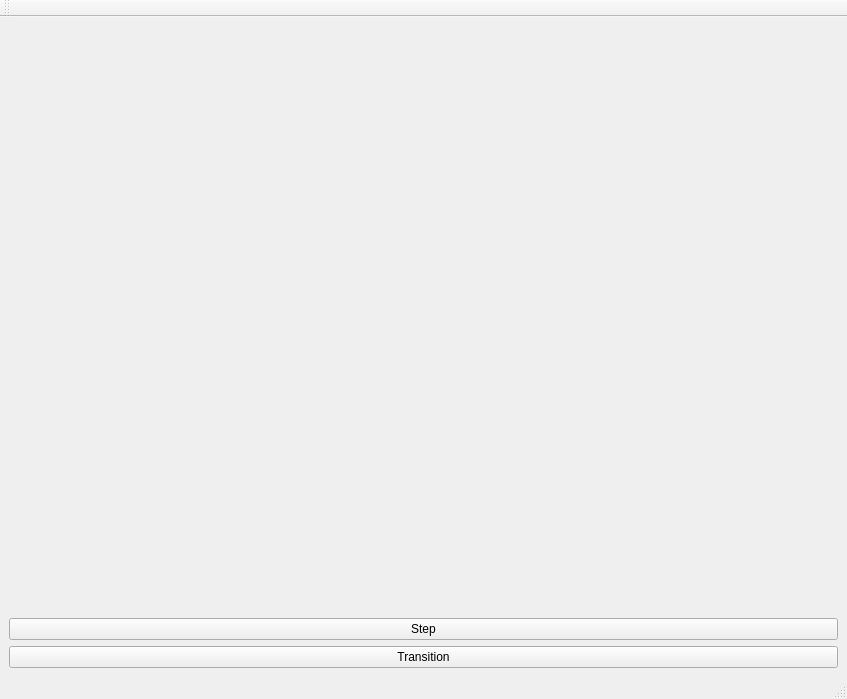
<?xml version="1.0" encoding="UTF-8"?>
<ui version="4.0">
 <class>MainWindow</class>
 <widget class="QMainWindow" name="MainWindow">
  <property name="geometry">
   <rect>
    <x>0</x>
    <y>0</y>
    <width>847</width>
    <height>699</height>
   </rect>
  </property>
  <property name="windowTitle">
   <string>Color spaces</string>
  </property>
  <widget class="QWidget" name="centralwidget">
   <layout class="QGridLayout" name="gridLayout_2">
    <item row="0" column="0">
     <layout class="QGridLayout" name="gridLayout" rowstretch="1">
      <item row="0" column="0">
       <widget class="QVTKWidget" name="qvtkWidget"/>
      </item>
     </layout>
    </item>
    <item row="1" column="0">
     <widget class="QPushButton" name="btnStep">
      <property name="text">
       <string>Step</string>
      </property>
     </widget>
    </item>
    <item row="2" column="0">
     <widget class="QPushButton" name="btnTransition">
      <property name="text">
       <string>Transition</string>
      </property>
     </widget>
    </item>
   </layout>
  </widget>
  <widget class="QMenuBar" name="menubar">
   <property name="geometry">
    <rect>
     <x>0</x>
     <y>0</y>
     <width>847</width>
     <height>20</height>
    </rect>
   </property>
  </widget>
  <widget class="QStatusBar" name="statusbar"/>
  <widget class="QToolBar" name="toolBar">
   <property name="windowTitle">
    <string>toolBar</string>
   </property>
   <attribute name="toolBarArea">
    <enum>TopToolBarArea</enum>
   </attribute>
   <attribute name="toolBarBreak">
    <bool>false</bool>
   </attribute>
  </widget>
  <action name="actionOpenImage">
   <property name="text">
    <string>Open Image</string>
   </property>
  </action>
  <action name="actionOpen_Grayscale_Image">
   <property name="text">
    <string>Open As Grayscale Image</string>
   </property>
  </action>
  <action name="actionOpen_RGBDI_Image">
   <property name="text">
    <string>Open As RGBDI Image</string>
   </property>
  </action>
  <action name="actionSaveSegmentation">
   <property name="text">
    <string>Save Segmentation</string>
   </property>
  </action>
  <action name="actionFlipImage">
   <property name="text">
    <string>Flip Image</string>
   </property>
  </action>
  <action name="actionExit">
   <property name="text">
    <string>Exit</string>
   </property>
  </action>
 </widget>
 <customwidgets>
  <customwidget>
   <class>QVTKWidget</class>
   <extends>QWidget</extends>
   <header>QVTKWidget.h</header>
  </customwidget>
 </customwidgets>
 <resources/>
 <connections/>
</ui>
